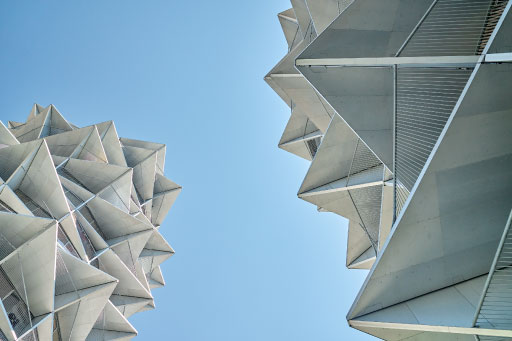
#> input picture img/architecture.jpg, 512 x 341 px
$ python edge_detection.py
#> lines starting #> are read from the running program, lines starting #| are printed output that depends on the picture
import cv2

# 건물 이미지 불러오기
img = cv2.imread('../img/architecture.jpg')
#> img is the input picture: shape (341, 512, 3); mean B, G, R 174, 160, 133.8
gray = cv2.cvtColor(img, cv2.COLOR_BGR2GRAY)
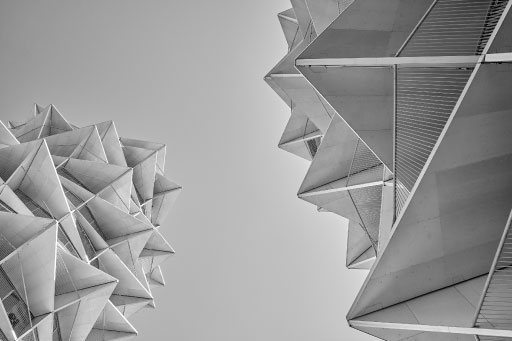
#> gray: shape (341, 512); min 0, max 255, mean 153.7

# 다양한 임계값으로 에지 검출
edges_weak = cv2.Canny(gray, 50, 100)
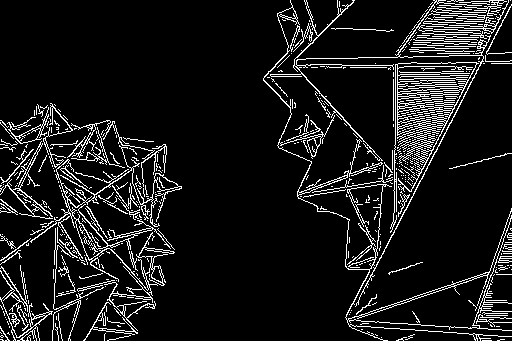
#> edges_weak: shape (341, 512); 9.8% white in thin lines or dots
edges_medium = cv2.Canny(gray, 100, 200)
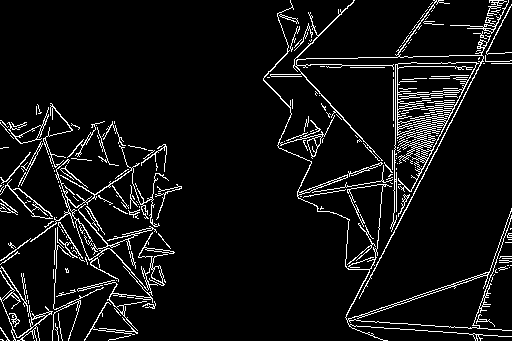
#> edges_medium: shape (341, 512); 7% white in thin lines or dots
edges_strong = cv2.Canny(gray, 150, 300)
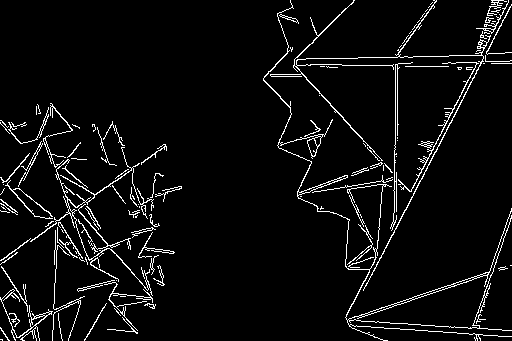
#> edges_strong: shape (341, 512); 5.1% white in thin lines or dots

# 결과 확인
cv2.imshow('Original', img)
cv2.imshow('Weak Edges', edges_weak)
cv2.imshow('Medium Edges', edges_medium)
cv2.imshow('Strong Edges', edges_strong)
cv2.waitKey(0)
cv2.destroyAllWindows()

# 최적 결과 저장
cv2.imwrite('../result/architecture_edges.jpg', edges_medium)
print("Edge detection completed!")
